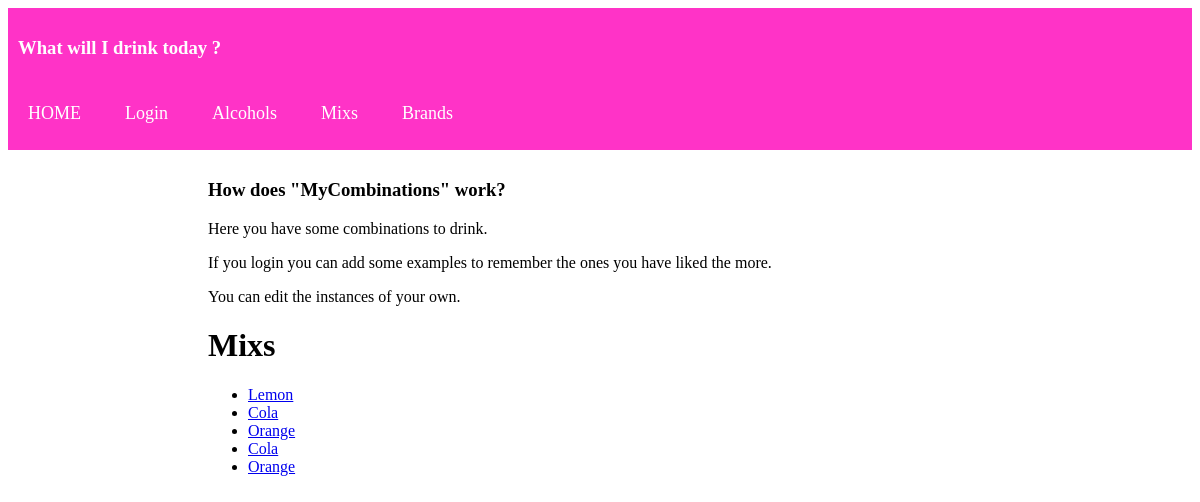
Page /mycombinations/mixs/ on the committed database.
### web/models.py (models this page shows, shortened)
class Mix(models.Model):
    name = models.CharField(max_length=200)
    brand = models.ForeignKey(Brand, on_delete=models.CASCADE)
    user = models.ForeignKey(User, default=1, on_delete=models.CASCADE)
    date = models.DateField(default=date.today)

### web/views.py (the view)
class MixList(ListView):
    model = Mix
    template_name = 'web/mix_list.html'
    def get_context_data(self, **kwargs):
        context = super(MixList, self).get_context_data(**kwargs)
        context['mixs'] = Mix.objects.all()
        return context

### web/templates/web/mix_list.html (shortened to what this page needs)
{% extends "web/index.html" %}
{% block content %}
<h1>
    Mixs
</h1>
<ul>
    {% for mix in mixs %}
        <li><a href="{% url 'web:mix_detail' mix.id %}">{{ mix.name }}</a></li>
    {% empty %}
        <li>Sorry, no mixs registered yet.</li>
    {% endfor %}
</ul>
    {% endblock %}

### rows in the picture
Mix: name "Lemon"
Mix: name "Cola"
Mix: name "Orange"
Mix: name "Cola"
Mix: name "Orange"
